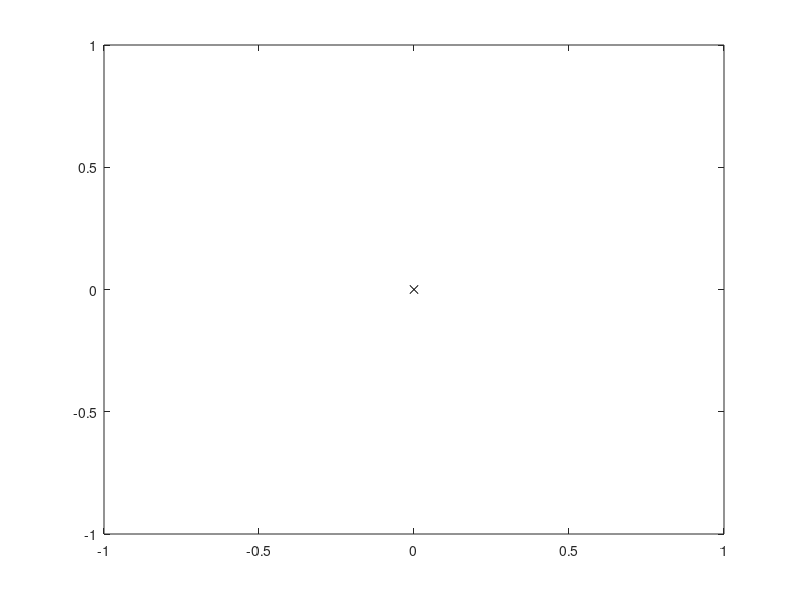

Recreate this plot in MATLAB. (Note: this script raises an error after producing the figure.)

% initialise variables to store data
count = 0;
data_to_plot = 0;
 
plotGraph = plot(count,data_to_plot,'kx-' ); %Set up Plot

serialConnection = serialport("COM5",9600,Timeout=10); % connect to arduino
try
    while ishandle(plotGraph) %Loop when Plot is Active will run until plot is closed 
        serialData = readline(serialConnection); % read data from arduino
        data = jsondecode(serialData); % convert json string to struct
        count = count +1;
        data_to_plot(count)= data.value; % add new data to list
        set(plotGraph,'XData',[1:count],'YData',data_to_plot); % update plot
        pause(0.05);
    end
catch 
    delete(serialConnection)
    disp('Plot Closed and arduino object has been deleted')
end 

